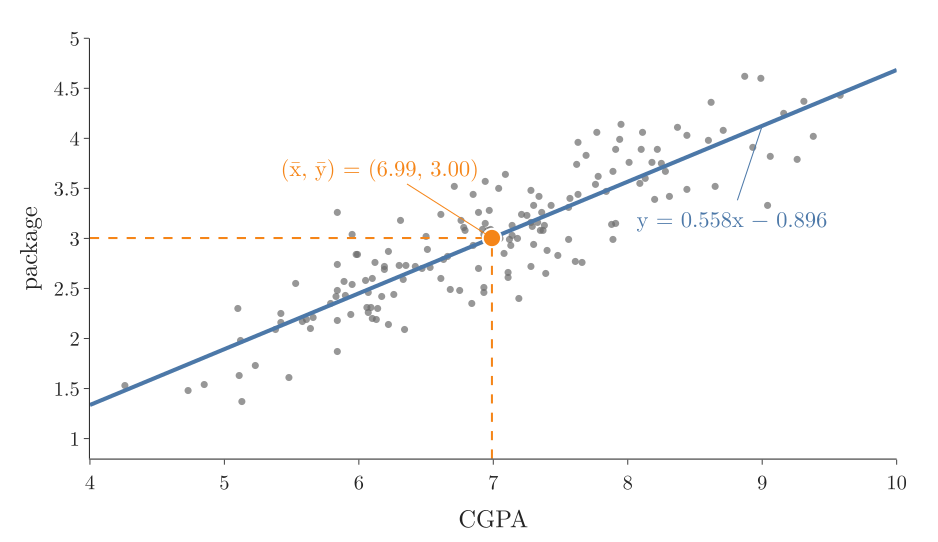

Reproduce this figure in Python.
"""The OLS line on the 160 training students passes through the point of means (x-bar, y-bar) (Plotly)."""
from pathlib import Path
import numpy as np
import plotly.graph_objects as go
from common import B, M, X_train, y_train

here = Path(__file__).parent
x, y = X_train["cgpa"].to_numpy(), y_train.to_numpy()
xb, yb = x.mean(), y.mean()
assert abs(M * xb + B - yb) < 1e-9                               # b = y-bar - m x-bar
xs = np.array([4, 10])
fig = go.Figure([
    go.Scatter(x=x, y=y, mode="markers", marker=dict(size=7, color="#6B6B6B", opacity=0.7)),
    go.Scatter(x=xs, y=M * xs + B, mode="lines", line=dict(color="#4C78A8", width=4)),
    go.Scatter(x=[xb, xb], y=[0.8, yb], mode="lines", line=dict(color="#F58518", dash="dash", width=2)),
    go.Scatter(x=[4, xb], y=[yb, yb], mode="lines", line=dict(color="#F58518", dash="dash", width=2)),
    go.Scatter(x=[xb], y=[yb], mode="markers", marker=dict(size=18, color="#F58518", line=dict(color="white", width=2)))])
fig.add_annotation(x=xb, y=yb, ax=-110, ay=-70, text=f"(x̄, ȳ) = ({xb:.2f}, {yb:.2f})", font=dict(size=22, color="#F58518"),
                   arrowcolor="#F58518")
fig.add_annotation(x=9.0, y=M * 9.0 + B, ax=-30, ay=90, text=f"y = {M:.3f}x − {-B:.3f}", font=dict(size=22, color="#4C78A8"),
                   arrowcolor="#4C78A8")
fig.update_layout(template="simple_white", width=900, height=520, showlegend=False, font=dict(family="Latin Modern Roman", size=20),
                  xaxis=dict(title="CGPA", range=[4, 10]), yaxis=dict(title="package", range=[0.8, 5]), margin=dict(l=70, r=30, t=20, b=60))
fig.write_image(here / "through_means.png", scale=2)
fig.write_image(here / "through_means.pdf")
